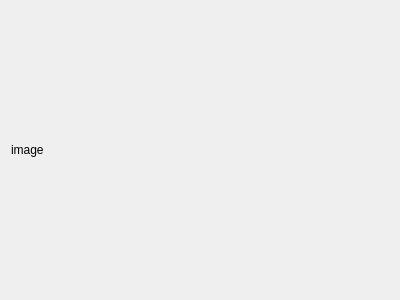
<?xml version="1.0" encoding="UTF-8"?>
<ui version="4.0">
 <class>screenImageWidget</class>
 <widget class="QWidget" name="screenImageWidget">
  <property name="geometry">
   <rect>
    <x>0</x>
    <y>0</y>
    <width>400</width>
    <height>300</height>
   </rect>
  </property>
  <property name="sizePolicy">
   <sizepolicy hsizetype="Expanding" vsizetype="Expanding">
    <horstretch>0</horstretch>
    <verstretch>0</verstretch>
   </sizepolicy>
  </property>
  <property name="windowTitle">
   <string>ScreenImage</string>
  </property>
  <property name="windowOpacity">
   <double>0.200000000000000</double>
  </property>
  <layout class="QGridLayout" name="gridLayout">
   <item row="0" column="0">
    <widget class="QLabel" name="label_image">
     <property name="sizePolicy">
      <sizepolicy hsizetype="Expanding" vsizetype="Expanding">
       <horstretch>0</horstretch>
       <verstretch>0</verstretch>
      </sizepolicy>
     </property>
     <property name="cursor">
      <cursorShape>CrossCursor</cursorShape>
     </property>
     <property name="text">
      <string notr="true">image</string>
     </property>
    </widget>
   </item>
  </layout>
 </widget>
 <resources/>
 <connections/>
</ui>
